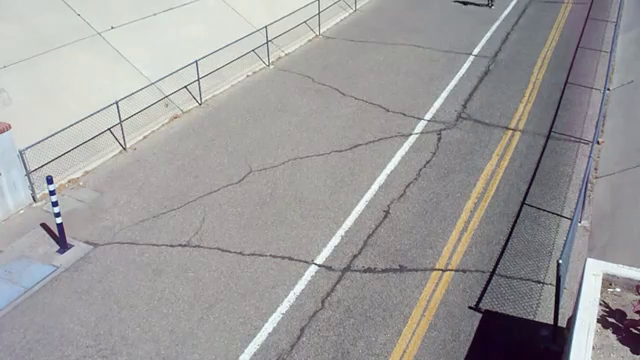
#> input picture frame 73 of source.avi, 640 x 360 px
$ python video-change-detection.py
#> lines starting #> are read from the running program, lines starting #| are printed output that depends on the picture; after the words box and inside, x2 and y2 are one past the last pixel; in counts of white or black regions, pixels touching at a corner belong together
import numpy as np
import cv2

# Config
bw_threshold = 50   # 0-255
retention_factor = 0.01     # Defines how short the trail of moving objects are
                            # and how long it takes for new static objects (e.g. recently parked car) to become invisible
video_input = "source.avi"

#open the video file
cap = cv2.VideoCapture(video_input)

# Make first frame the averadge
ret, frame = cap.read()
#> frame is the input picture: shape (360, 640, 3); mean B, G, R 155.9, 156, 157.6
dim = (852, 480)
frame = cv2.resize(frame, dim, interpolation = cv2.INTER_AREA)
#> frame: shape (480, 852, 3)

(B, G, R) = cv2.split(frame.astype("float"))
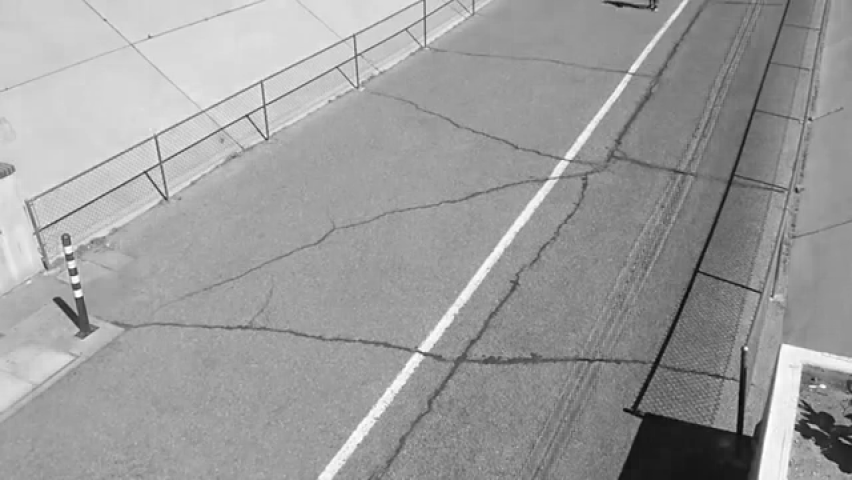
#> B: shape (480, 852) float64; min 4, max 255, mean 155.9
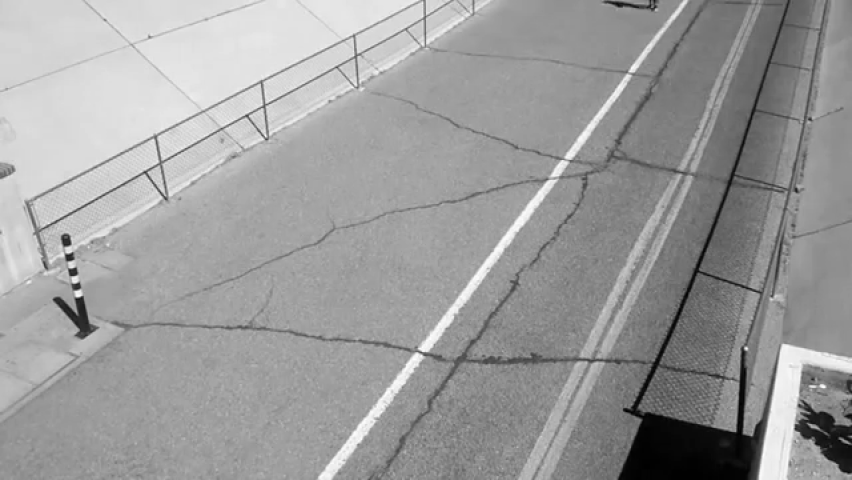
#> G: shape (480, 852) float64; min 0, max 255, mean 156
rAvg = R
bAvg = B
gAvg = G

while(True):
    # Capture frame-by-frame
    ret, frame = cap.read()
    frame = cv2.resize(frame, dim, interpolation = cv2.INTER_AREA)
#> frame: shape (480, 852, 3)

    #split bgr
    (B, G, R) = cv2.split(frame.astype("float"))

    # Calculate average
    rAvg = rAvg * (1 - retention_factor) + R * retention_factor
    gAvg = gAvg * (1 - retention_factor) + G * retention_factor
    bAvg = bAvg * (1 - retention_factor) + B * retention_factor

    # merge the average values
    avg = cv2.merge([bAvg, gAvg, rAvg]).astype("uint8")

    # Calculate difference
    difference = cv2.merge([np.absolute(bAvg - B), np.absolute(gAvg - G), np.absolute(rAvg - R)]).astype("uint8")

    # Calculate Output
    output = cv2.cvtColor(cv2.cvtColor(difference, cv2.COLOR_BGR2GRAY), cv2.COLOR_GRAY2RGB)
    (thresh, output) = cv2.threshold(output, bw_threshold, 255, cv2.THRESH_BINARY)
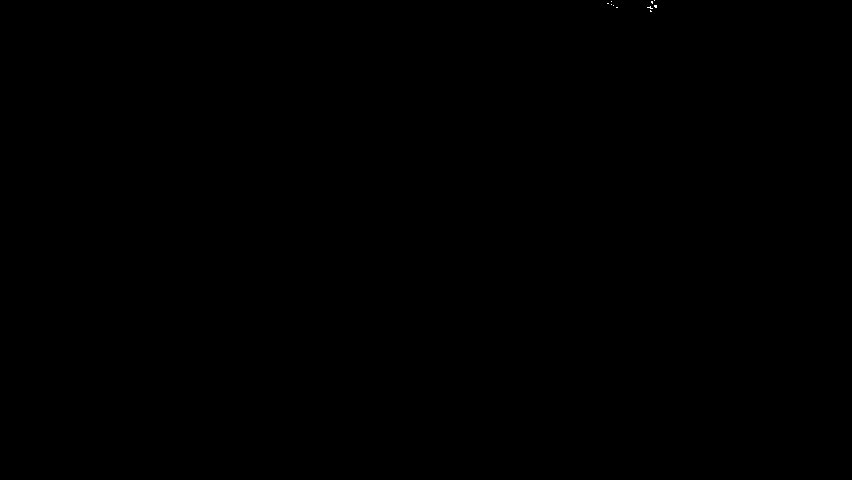
#> output: shape (480, 852, 3); 0.01% white in thin lines or dots, all inside (x1, y1, x2, y2) = (607, 0, 657, 12)
#> thresh = 50

    # Concatinate frames
    right = cv2.vconcat([frame, avg])
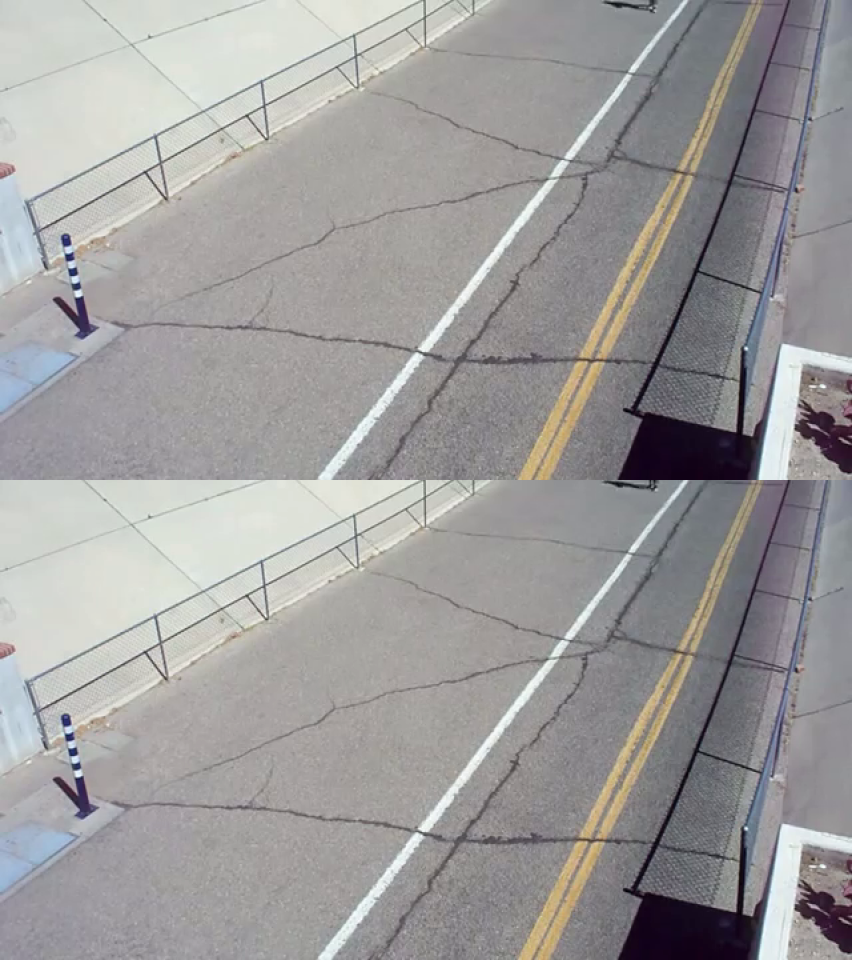
#> right: shape (960, 852, 3); mean B, G, R 155.8, 156, 157.5
    left = cv2.vconcat([difference, output])
    final = cv2.hconcat([right, left])
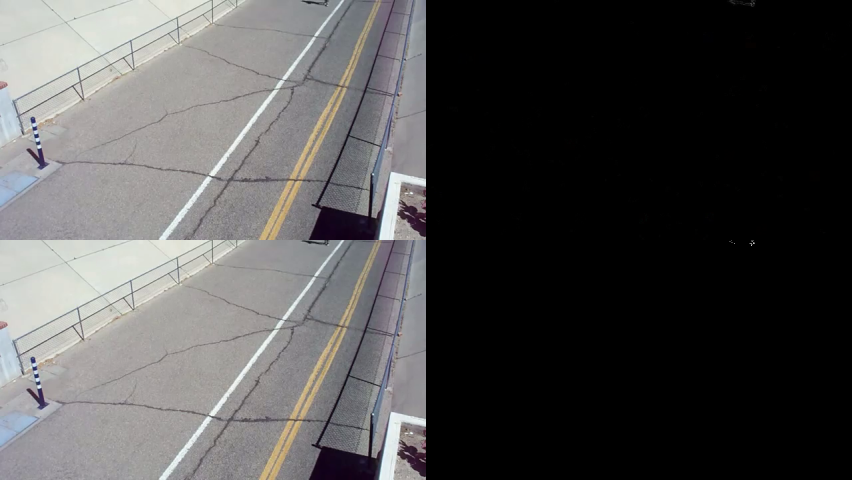
#> final: shape (960, 1704, 3) (shown at 1/2 size); mean B, G, R 77.9, 78, 78.8

    # Text parameters
    font                   = cv2.FONT_HERSHEY_SIMPLEX
    fontScale              = 1
    fontColor              = (255,255,255)
    lineType               = 2

    # Add text to video
    cv2.putText(final,'Input', (10, 30), font, fontScale, fontColor, lineType)
#> final: shape (960, 1704, 3); 0.03% of pixels changed, all inside (x1, y1, x2, y2) = (13, 8, 87, 39)
    cv2.putText(final,'Average', (10, dim[1] + 30), font, fontScale, fontColor, lineType)
    cv2.putText(final,'Difference', (dim[0] + 10, 30), font, fontScale, fontColor, lineType)
    cv2.putText(final,'Output', (dim[0] + 10, dim[1] + 30), font, fontScale, fontColor, lineType)
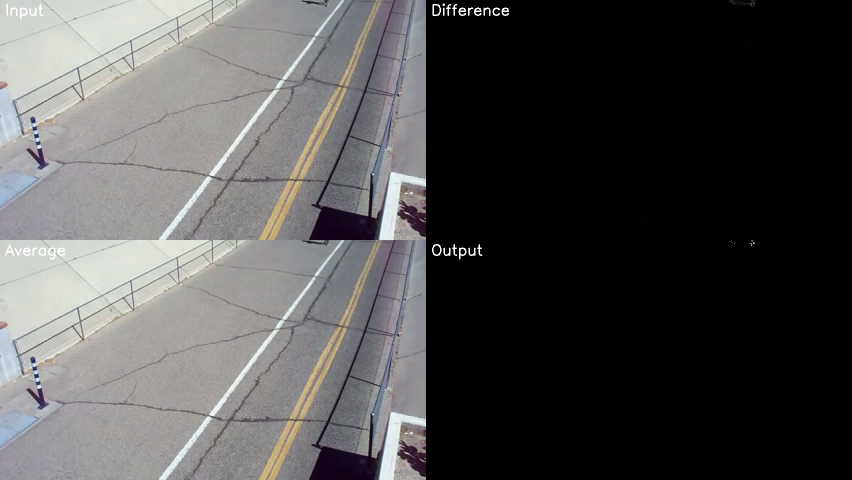
#> final: shape (960, 1704, 3) (shown at 1/2 size); mean B, G, R 78.3, 78.3, 79.1

    # Display output
    cv2.imshow('Background removal', final)

    # Exit at end of video or when "q" is pressed
    if cv2.waitKey(1) & 0xFF == ord('q'):
#> (key q is pressed here)
        break

# Clean exit
cap.release()
cv2.destroyAllWindows()

$ run again, starting later in the video
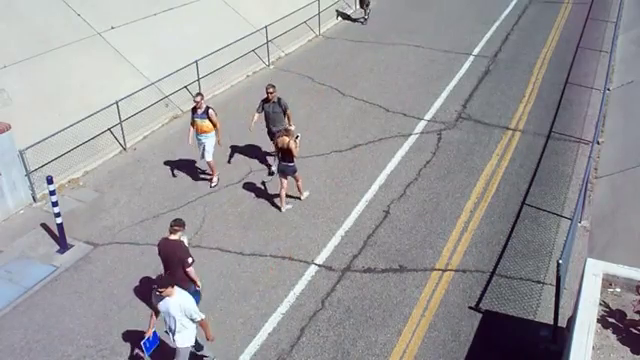
#> input picture frame 329 of source.avi, 640 x 360 px
#> frame is the input picture: shape (360, 640, 3); mean B, G, R 155, 152.3, 153.6
#> `(thresh, output) = cv2.threshold(output, bw_threshold, 255, cv2.THRESH..`:
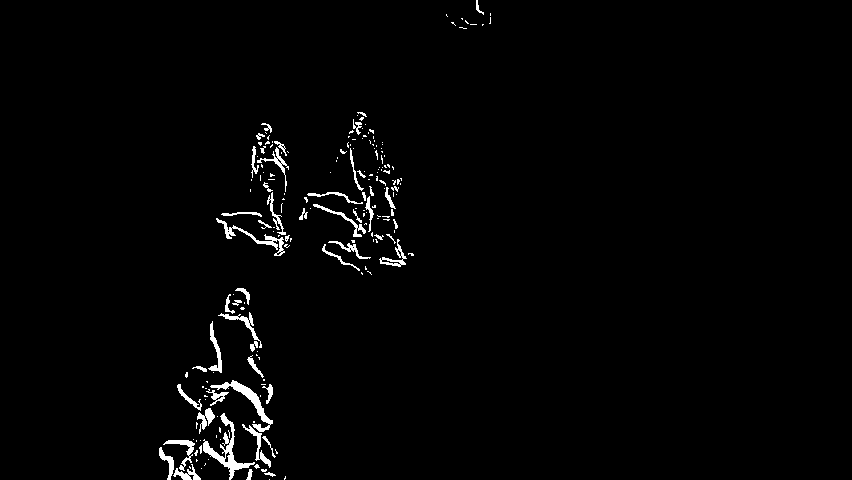
#> output: shape (480, 852, 3); 1.7% white; 198 white regions (145 under 20 px), largest, box (x1, y1, x2, y2) and area: (203, 413, 255, 480) 719, (210, 380, 273, 432) 585, (216, 218, 285, 256) 413
#> thresh = 50
#> `cv2.putText(final,'Output', (dim[0] + 10, dim[1] + 30), font, fontScal..`:
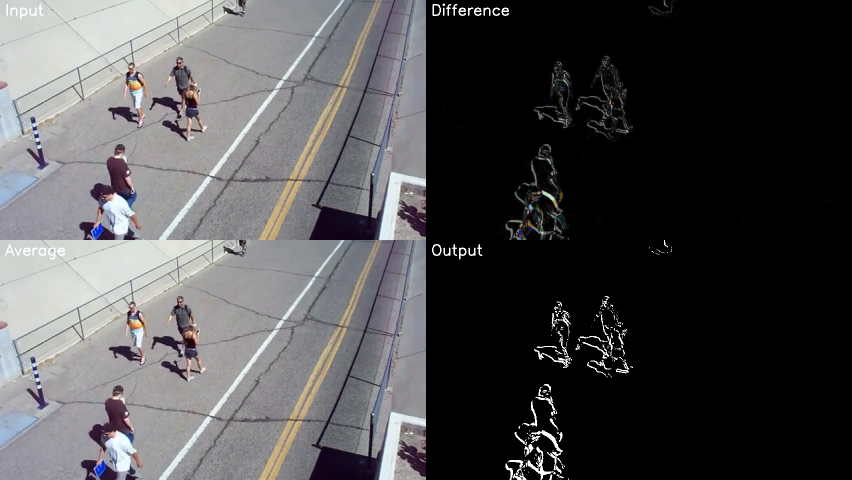
#> final: shape (960, 1704, 3) (shown at 1/2 size); mean B, G, R 79.5, 78.2, 78.8

$ run again, starting later in the video
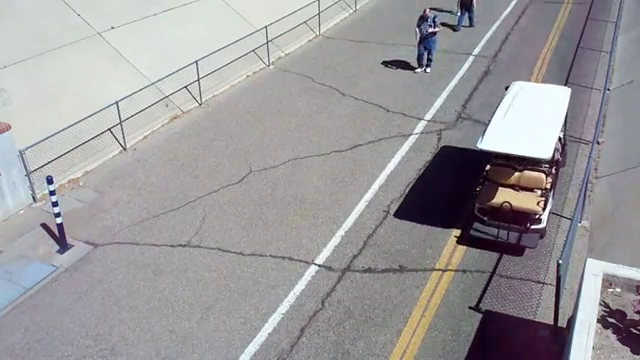
#> input picture frame 586 of source.avi, 640 x 360 px
#> frame is the input picture: shape (360, 640, 3); mean B, G, R 155.6, 153.6, 155.5
#> `(thresh, output) = cv2.threshold(output, bw_threshold, 255, cv2.THRESH..`:
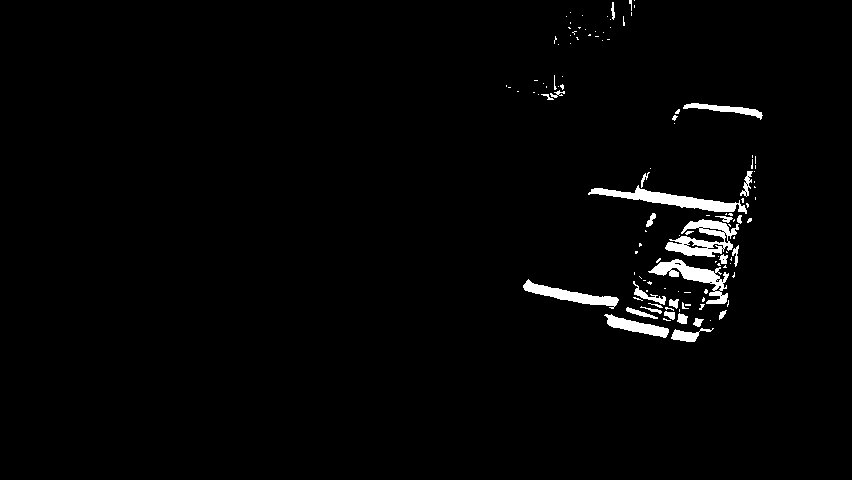
#> output: shape (480, 852, 3); 2% white; 119 white regions (90 under 20 px), largest, box (x1, y1, x2, y2) and area: (588, 185, 747, 214) 1411, (665, 219, 739, 257) 1340, (648, 259, 729, 304) 1156
#> thresh = 50
#> `cv2.putText(final,'Output', (dim[0] + 10, dim[1] + 30), font, fontScal..`:
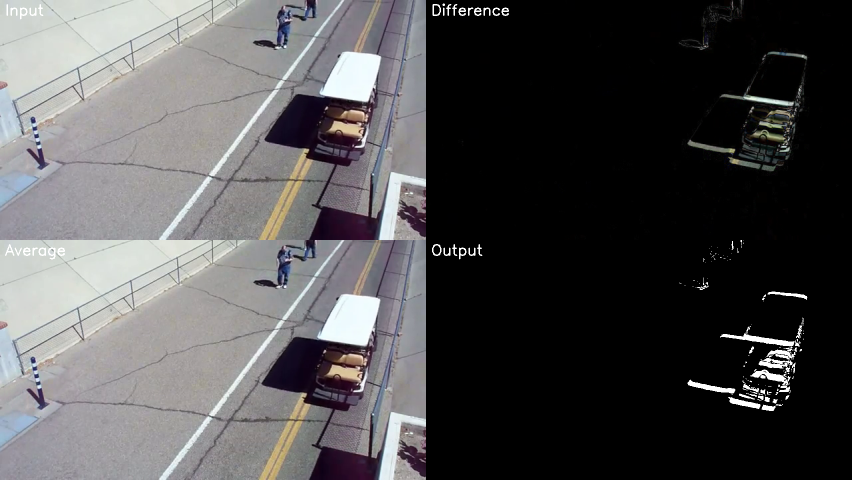
#> final: shape (960, 1704, 3) (shown at 1/2 size); mean B, G, R 80, 79.1, 80
